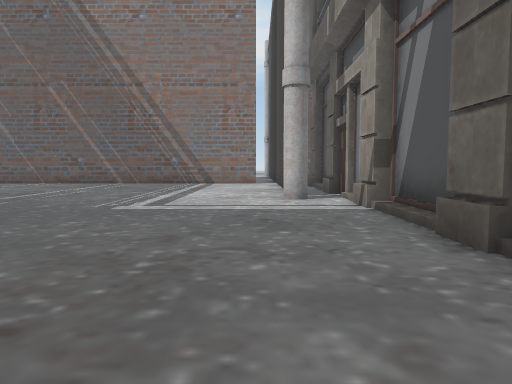
view 1 (above)

19 first-person views from a walk through a 3-D level made in the Unity game engine. The camera is 1.3 m above the floor, tilts 4° down and sees 70° across. The floor is counted in squares, 2 m on a side. Each view is taken from the middle of a square. On the plan, view 1 faces up. The plan holds only what a view shows up to about 11 squares ahead; the rest is blank. The place goes on beyond the plan. Some surface patterns are stand-ins.

view 2
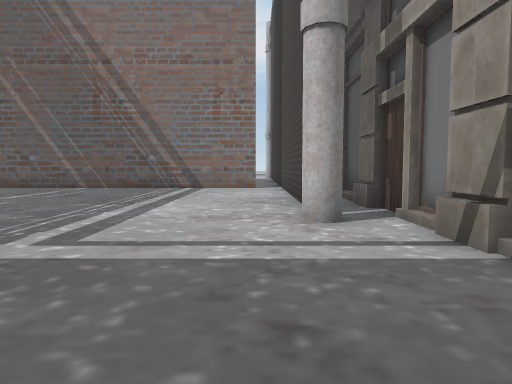

view 3
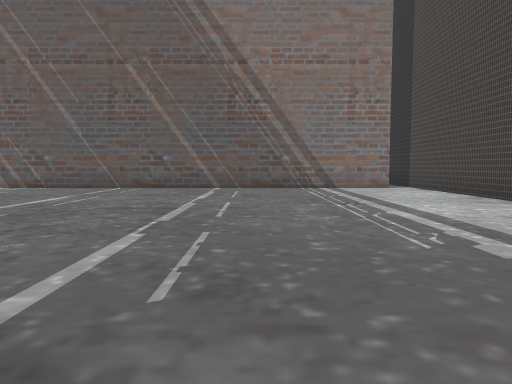

view 4
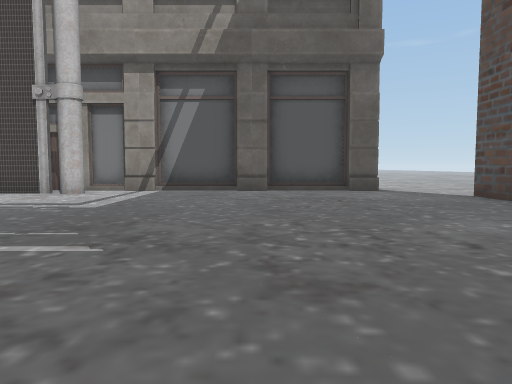

view 5
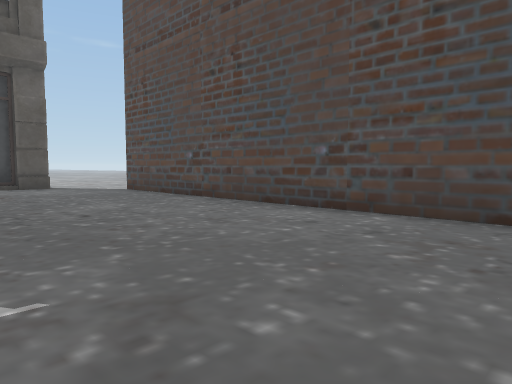

view 6
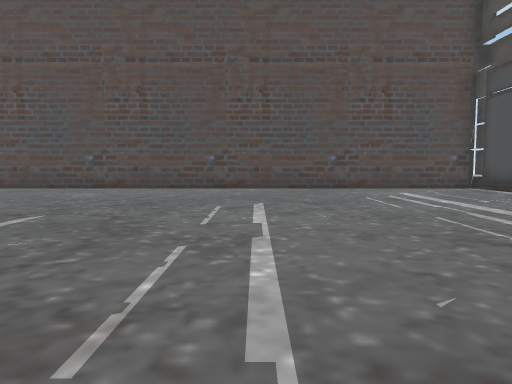

view 7
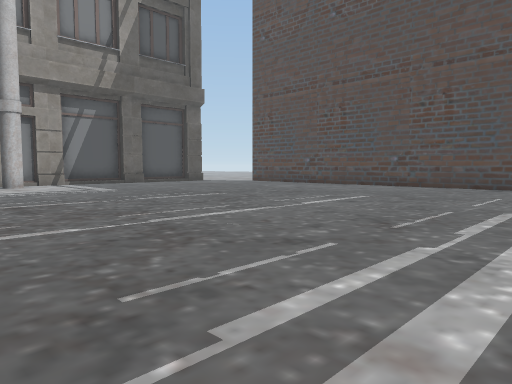

view 8
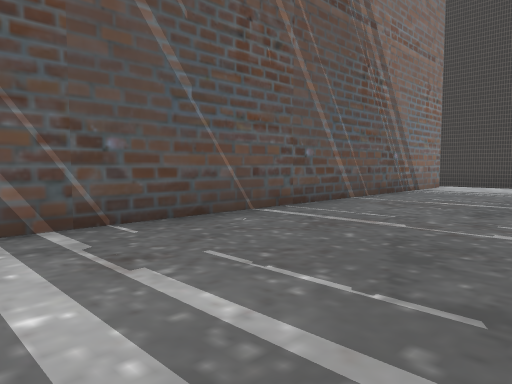

view 9
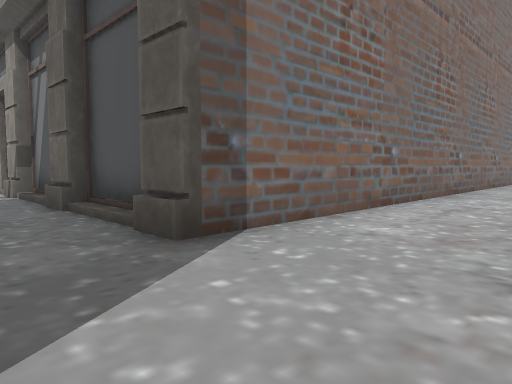

view 10
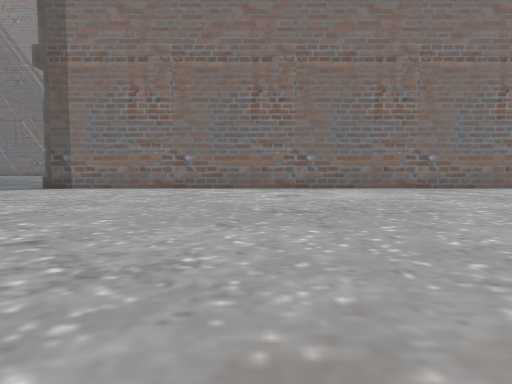

view 11
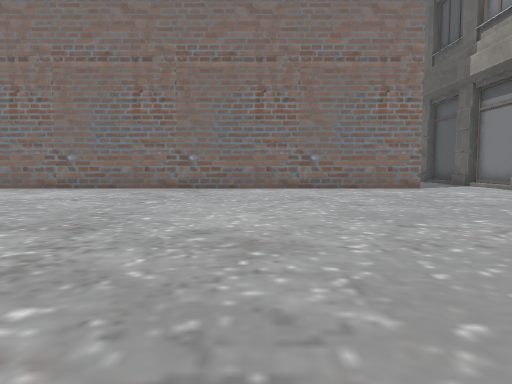

view 12
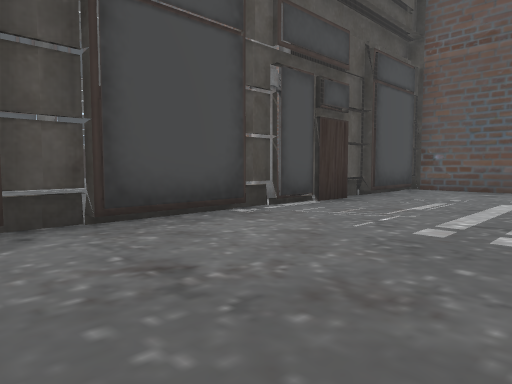

view 13
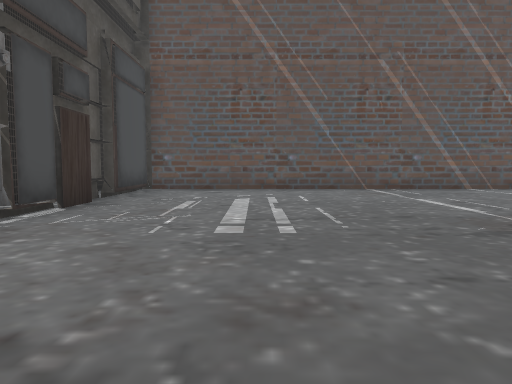

view 14
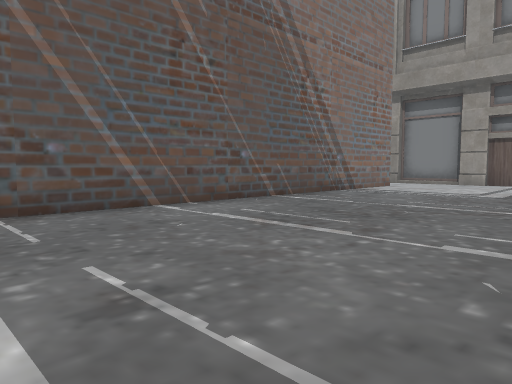

view 15
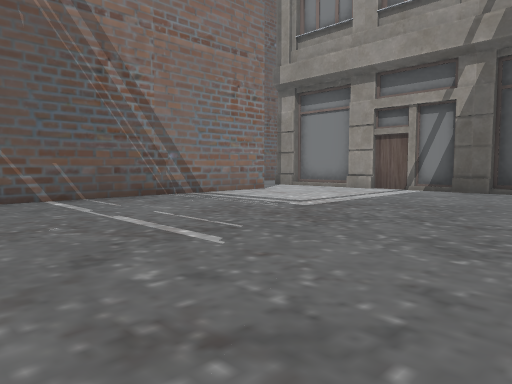

view 16
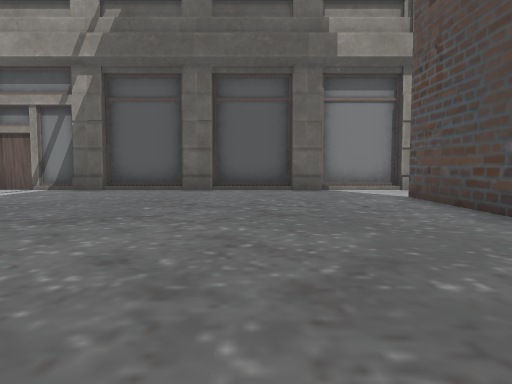

view 17
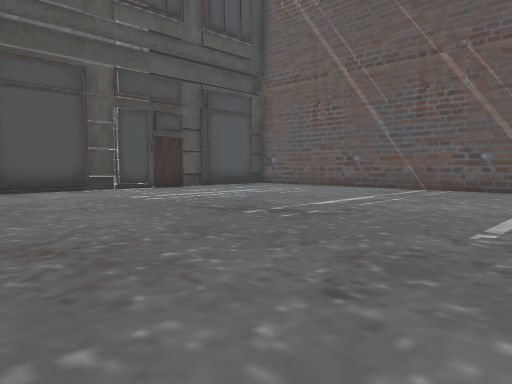

view 18
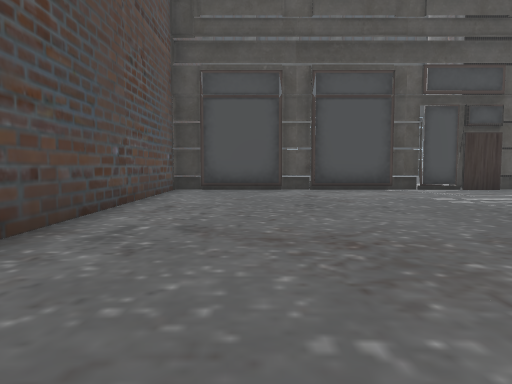

view 19
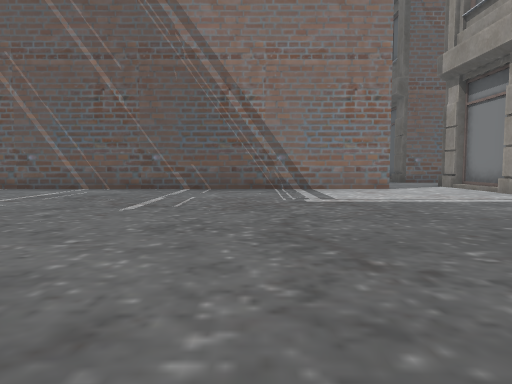

### Floor plan
Points are (right, up) in squares from view 1. A wall is a line through its corners. A room is listed if a view was taken in it or the views show most of it. See-through windows are left out.
Room 1 (views 1, 2, 3, 4, 5, 6, 7, 8)
walls: (0.8, 7.9) (0.8, 14); (1.8, 5.7) (1.8, 6.6); (1.8, 7.9) (1.8, 9.6); (1.8, 2.7) (1.8, 3.6); (2.1, 3.5) (2.1, 5.7); (2.1, 0.5) (2.1, 2.7); (1.8, -0.3) (1.8, 0.5); (0.1, 14) (-11.8, 14); (-12.5, -1.8) (0, -1.8)
ways out: opening at (0.5, -1.5) to room 2; gap at (0, 14)
Room 2 (views 9, 10, 11)
walls: (19.9, -0.3) (1.8, -0.3); (22.1, -1.2) (22.1, 0.5); (22.4, -1) (22.4, 1.2)
ways out: opening at (0.5, -1.5) to room 1; opening at (20.5, 0) to room 3
Room 3 (views 12, 13, 14, 15, 16, 17, 18, 19)
walls: (16.6, -0.3) (19.9, -0.3); (2.1, 5.7) (2.1, 3.5); (1.8, 6.6) (1.8, 5.8); (19.9, 12.5) (1.8, 12.5); (2.1, 8.7) (2.1, 6.5); (2.1, 2.7) (2.1, 0.5); (22.4, 5) (22.4, 7.2); (1.8, 3.5) (1.8, 2.6); (22.4, 8) (22.4, 9); (1.8, 9.5) (1.8, 8.8); (22.4, 9.1) (22.4, 10.2); (22.1, 10.1) (22.1, 11.4); (22.4, 1.9) (22.4, 4.2); (2.1, 11.7) (2.1, 9.5); (22.1, 0.5) (22.1, 9.2); (1.8, -0.3) (8.9, -0.3)
ways out: opening at (20.5, 0) to room 2; opening at (20.5, 12)

Positions as (right, up) in squares from view 1, and headings:
1: (0, 0), facing up
2: (0, 3), facing up
3: (-4, 3), facing up
4: (-8, 3), facing right
5: (-10, 3), facing down-right
6: (-8, 9), facing down
7: (-12, 10), facing down-right
8: (-12, 10), facing up-right
9: (0, -3), facing up-right
10: (8, -11), facing up
11: (15, -11), facing up
12: (6, 2), facing up-left
13: (5, 2), facing up
14: (8, 7), facing up-right
15: (12, 5), facing up-right
16: (12, 3), facing right
17: (12, 2), facing up-left
18: (12, 2), facing left
19: (16, 2), facing up
